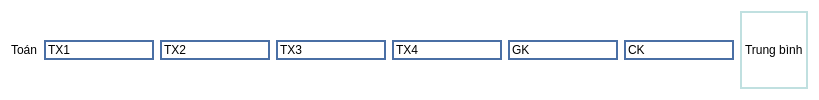
                        <widget class="QWidget" name="widget_13" native="true">
                         <property name="styleSheet">
                          <string notr="true">background-color: rgb(255, 255, 255);</string>
                         </property>
                         <layout class="QHBoxLayout" name="horizontalLayout_4">
                          <item>
                           <widget class="QLabel" name="label_11">
                            <property name="text">
                             <string>Toán</string>
                            </property>
                           </widget>
                          </item>
                          <item>
                           <widget class="QLineEdit" name="lineEdit_15">
                            <property name="styleSheet">
                             <string notr="true">border: 2px solid #4A6FA5;</string>
                            </property>
                            <property name="text">
                             <string>TX1</string>
                            </property>
                           </widget>
                          </item>
                          <item>
                           <widget class="QLineEdit" name="lineEdit_16">
                            <property name="styleSheet">
                             <string notr="true">border: 2px solid #4A6FA5;</string>
                            </property>
                            <property name="text">
                             <string>TX2</string>
                            </property>
                           </widget>
                          </item>
                          <item>
                           <widget class="QLineEdit" name="lineEdit_17">
                            <property name="styleSheet">
                             <string notr="true">border: 2px solid #4A6FA5;</string>
                            </property>
                            <property name="text">
                             <string>TX3</string>
                            </property>
                           </widget>
                          </item>
                          <item>
                           <widget class="QLineEdit" name="lineEdit_18">
                            <property name="styleSheet">
                             <string notr="true">border: 2px solid #4A6FA5;</string>
                            </property>
                            <property name="text">
                             <string>TX4</string>
                            </property>
                           </widget>
                          </item>
                          <item>
                           <widget class="QLineEdit" name="lineEdit_19">
                            <property name="styleSheet">
                             <string notr="true">border: 2px solid #4A6FA5;</string>
                            </property>
                            <property name="text">
                             <string>GK</string>
                            </property>
                           </widget>
                          </item>
                          <item>
                           <widget class="QLineEdit" name="lineEdit_20">
                            <property name="styleSheet">
                             <string notr="true">border: 2px solid #4A6FA5;</string>
                            </property>
                            <property name="text">
                             <string>CK</string>
                            </property>
                           </widget>
                          </item>
                          <item>
                           <widget class="QLabel" name="label_35">
                            <property name="styleSheet">
                             <string notr="true">border: 2px solid #C0E0E0;</string>
                            </property>
                            <property name="text">
                             <string>Trung bình</string>
                            </property>
                           </widget>
                          </item>
                         </layout>
                        </widget>
